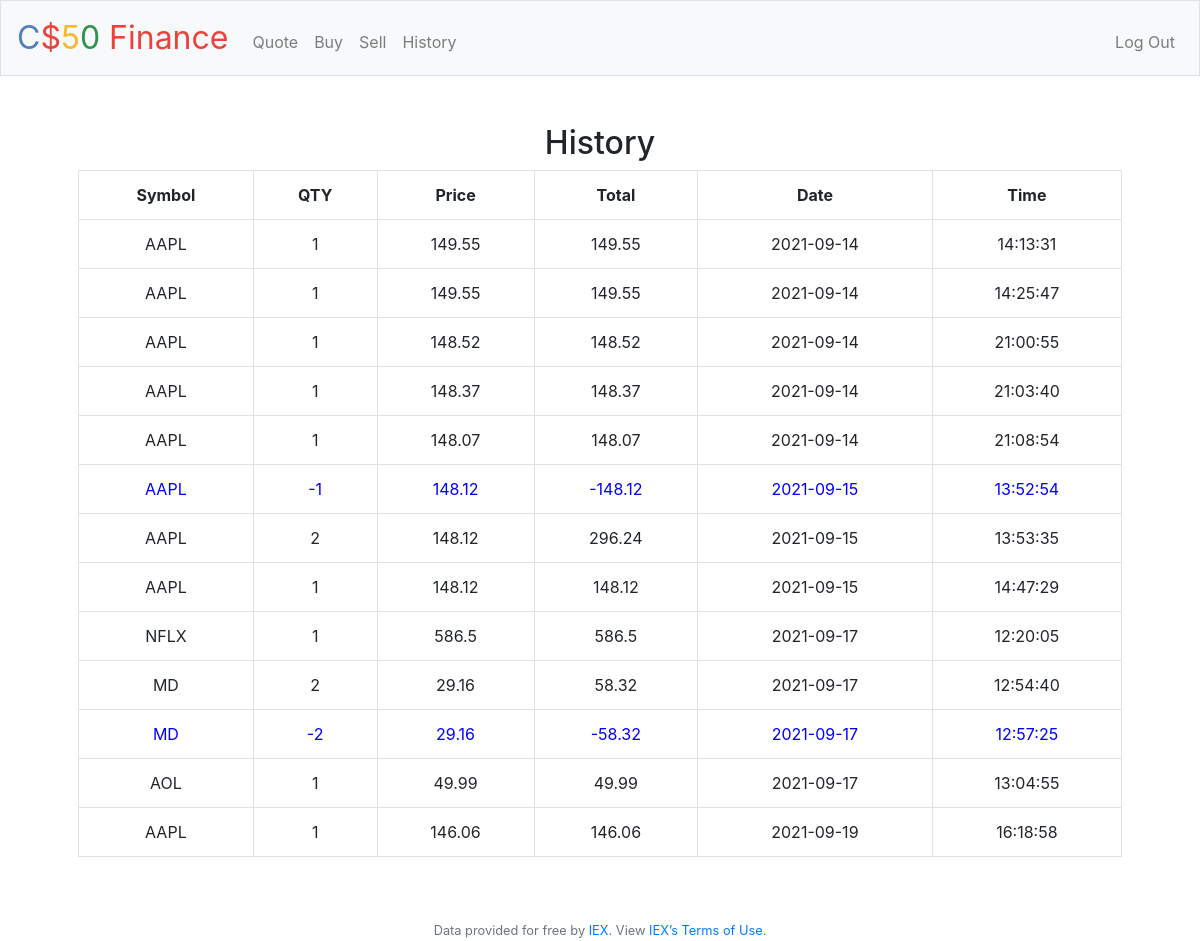
Screenshot of /history (signed in) with the database file from the repository.
### tables this page shows
CREATE TABLE "shares" (
	"id"	INTEGER,
	"user_id"	INTEGER,
	"symbol"	TEXT,
	"qty"	INTEGER,
	"price"	REAL,
	"date"	NUMERIC,
	PRIMARY KEY("id")
);

### Week_9/finance/application.py (the view)
@app.route("/history")
@login_required
def history():
    user_id = session["user_id"]
    history_list = hist(user_id, db)
    return render_template('history.html', history=history_list)

### Week_9/finance/application.py (called while the page is built)
@app.after_request
def after_request(response):
    response.headers["Cache-Control"] = "no-cache, no-store, must-revalidate"
    response.headers["Expires"] = 0
    response.headers["Pragma"] = "no-cache"
    return response

### Week_9/finance/helpers.py (called while the page is built)
def login_required(f):
    @wraps(f)
    def decorated_function(*args, **kwargs):
        if session.get("user_id") is None:
            return redirect("/login")
        return f(*args, **kwargs)
    return decorated_function

### Week_9/finance/history/history.py (called while the page is built)
def history(user_id: int, db: Connection) -> List[Tuple[str, int, float, str]]:
    sql = f"SELECT * FROM shares WHERE user_id = {user_id};"
    try:
        cur = db.cursor()
        cur.execute(sql)
        result = cur.fetchall()
        return  [x[1:] for x in result] if result  else []
    except Error:
        return None

### Week_9/finance/templates/history.html (shortened to what this page needs)
{% extends "layout.html" %}
{% block main %}
{% if history | length == 0 %}
        History is empty for a while
{% else %}
<h2 class="text-center">History</h2>
<table class="table table-bordered table-hover">
    <tr>
        <th>Symbol</th>
        <th>QTY</th>
        <th>Price</th>
        <th>Total</th>
        <th>Date</th>
        <th>Time</th>
    </tr>
    {% for row in history %}
    {% if row[2] < 0 %}
        <tr style="color: blue;">
    {% else %}
        <tr>
    {% endif %}
        <td>{{ row[1]}}</td>
        <td>{{ row[2]}}</td>
        <td>{{ row[3]}}</td>
        <td>{{ row[2] * row[3]}}</td>
        <td>{{ row[4][:10]}}</td>
        <td>{{ row[4][11:19]}}</td>
    </tr>
    {% endfor %}
</table>
{% endif %}
{% endblock %}

### Week_9/finance/templates/layout.html (shortened to what this page needs)
<!DOCTYPE html>
<html lang="en">
    <head>
        <link rel="stylesheet" href="https://cdn.jsdelivr.net/npm/bootstrap@4.5.3/dist/css/bootstrap.min.css">
        <link href="/static/styles.css" rel="stylesheet">
    </head>
    <body>
        <nav class="navbar navbar-expand-md navbar-light bg-light border">
            <a class="navbar-brand" href="/"><span class="blue">C</span><span class="red">$</span><span class="yellow">5</span><span class="green">0</span> <span class="red">Finance</span></a>
            <div class="collapse navbar-collapse" id="navbar">
                {% if session.user_id %}
                    <ul class="navbar-nav mr-auto mt-2">
                        <li class="nav-item"><a class="nav-link" href="/quote">Quote</a></li>
                        <li class="nav-item"><a class="nav-link" href="/buy">Buy</a></li>
                        <li class="nav-item"><a class="nav-link" href="/sell">Sell</a></li>
                        <li class="nav-item"><a class="nav-link" href="/history">History</a></li>
                    </ul>
                    <ul class="navbar-nav ml-auto mt-2">
                        <li class="nav-item"><a class="nav-link" href="/logout">Log Out</a></li>
                    </ul>
                {% else %}
                    <ul class="navbar-nav ml-auto mt-2">
                        <li class="nav-item"><a class="nav-link" href="/register">Register</a></li>
                        <li class="nav-item"><a class="nav-link" href="/login">Log In</a></li>
                    </ul>
                {% endif %}
            </div>
        </nav>
        <main class="container p-5">
            {% block main %}{% endblock %}
        </main>
        <footer class="small text-center text-muted">
            Data provided for free by <a href="https://iextrading.com/developer">IEX</a>. View <a href="https://iextrading.com/api-exhibit-a/">IEX’s Terms of Use</a>.
        </footer>
    </body>
</html>

### Week_9/finance/static/styles.css (style rules this page uses)
nav .navbar-brand { font-size: xx-large; }
nav .navbar-brand .blue { color: #537fbe; }
nav .navbar-brand .red { color: #ea433b; }
nav .navbar-brand .yellow { color: #f5b82e; }
nav .navbar-brand .green { color: #2e944b; }
main { overflow-x: auto; text-align: center; }

### rows the page displays
shares: symbol "AAPL", row "1", price "149.55", row[2]*row[3] "149.55", date "2021-09-14", date "14:13:31"
shares: symbol "AAPL", row "1", price "149.55", row[2]*row[3] "149.55", date "2021-09-14", date "14:25:47"
shares: symbol "AAPL", row "1", price "148.52", row[2]*row[3] "148.52", date "2021-09-14", date "21:00:55"
shares: symbol "AAPL", row "1", price "148.37", row[2]*row[3] "148.37", date "2021-09-14", date "21:03:40"
shares: symbol "AAPL", row "1", price "148.07", row[2]*row[3] "148.07", date "2021-09-14", date "21:08:54"
shares: symbol "AAPL", qty "-1", price "148.12", row[2]*row[3] "-148.12", date "2021-09-15", date "13:52:54"
shares: symbol "AAPL", qty "2", price "148.12", row[2]*row[3] "296.24", date "2021-09-15", date "13:53:35"
shares: symbol "AAPL", row "1", price "148.12", row[2]*row[3] "148.12", date "2021-09-15", date "14:47:29"
shares: symbol "NFLX", row "1", price "586.5", row[2]*row[3] "586.5", date "2021-09-17", date "12:20:05"
shares: symbol "MD", qty "2", price "29.16", row[2]*row[3] "58.32", date "2021-09-17", date "12:54:40"
shares: symbol "MD", qty "-2", price "29.16", row[2]*row[3] "-58.32", date "2021-09-17", date "12:57:25"
shares: symbol "AOL", row "1", price "49.99", row[2]*row[3] "49.99", date "2021-09-17", date "13:04:55"
shares: symbol "AAPL", row "1", price "146.06", row[2]*row[3] "146.06", date "2021-09-19", date "16:18:58"
